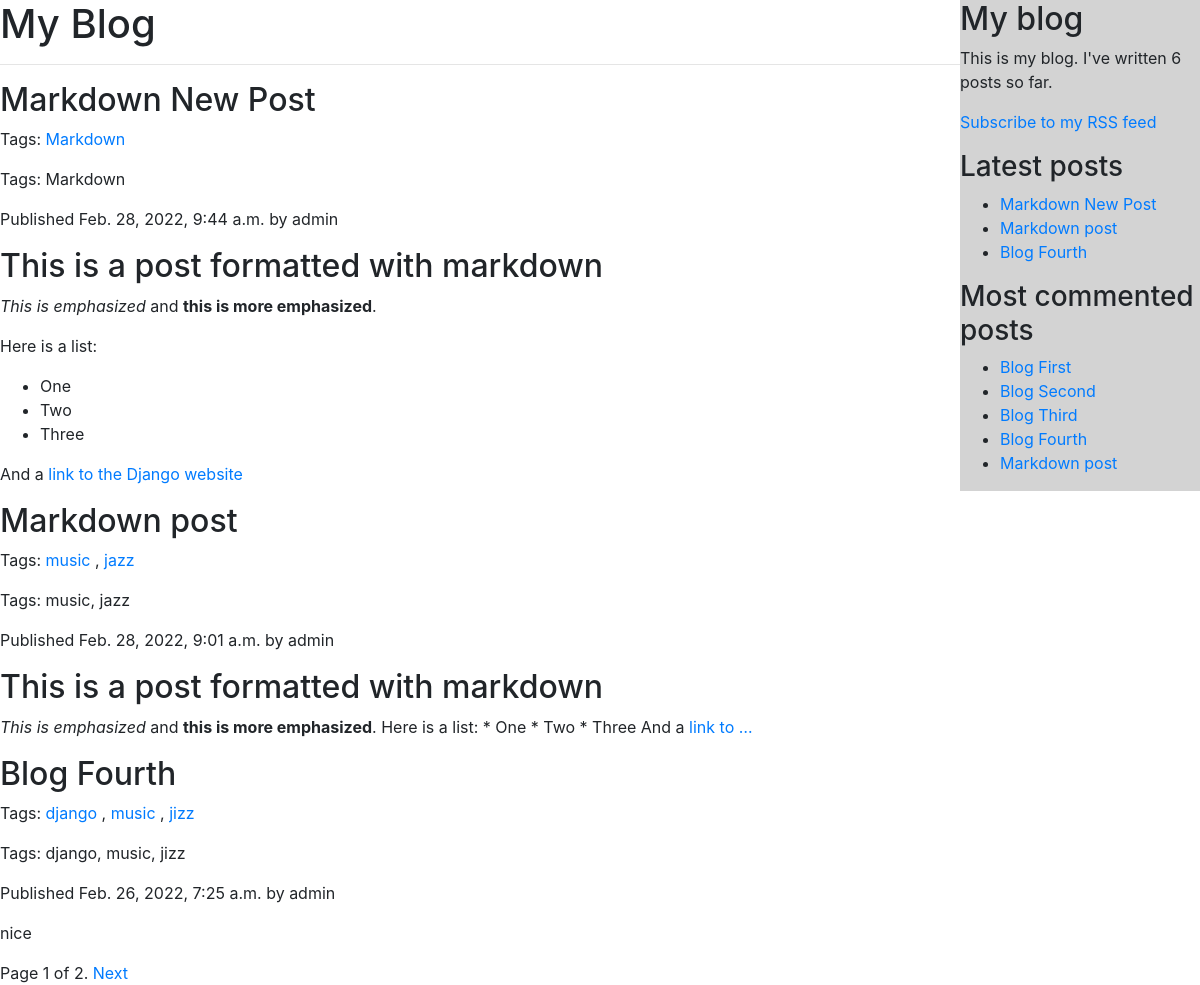
Screenshot of /blog/ with the database file from the repository.
### blog/models.py (models this page shows, shortened)
class Post(models.Model):
    STATUS_CHOICES = (
    ('draft', 'Draft'),
    ('published', 'Published'),
    )
    title = models.CharField(max_length=250)
    slug = models.SlugField(max_length=250,unique_for_date='publish')
    author = models.ForeignKey(User,on_delete = models.CASCADE,related_name='blog_posts')
    body = models.TextField()
    publish = models.DateTimeField(default=timezone.now)
    created = models.DateTimeField(auto_now_add=True)
    updated = models.DateTimeField(auto_now=True)
    status = models.CharField(max_length=10,choices=STATUS_CHOICES,default='draft')
    objects = models.Manager() # The default manager.
    published = PublishedManager() # Our custom manager.
    tags = TaggableManager()
    class Meta:
        ordering = ('-publish',)

### blog/views.py (the view)
# urls.py: path('',views.post_list,name='post_list'),
def post_list(request):
    object_list = Post.published.all()
    paginator = Paginator(object_list, 3) # 3 posts in each page
    page = request.GET.get('page')
    try:
        posts = paginator.page(page)
    except PageNotAnInteger:
        posts = paginator.page(1)
    except EmptyPage:
        posts = paginator.page(paginator.num_pages)
    return render(request,'blog/post/list_new.html',{'page': page,'posts': posts})

### blog/models.py (called while the page is built)
    def get_queryset(self):
        return super().get_queryset()

### blog/templatetags/blog_tags.py (called while the page is built)
@register.simple_tag
def total_posts():
    return Post.published.count()

@register.inclusion_tag('blog/post/latest_posts.html')
def show_latest_posts(count=5):
    latest_posts = Post.published.order_by('-publish')[:count]
    return {'latest_posts': latest_posts}

@register.simple_tag
def get_most_commented_posts(count=5):
    return Post.published.annotate(total_comments=Count('comments')).order_by('-total_comments')[:count]

@register.filter(name='markdown')
def markdown_format(text):
    return mark_safe(markdown.markdown(text))

### blog/templates/blog/post/list_new.html (shortened to what this page needs)
{% extends "blog/base.html" %}
{% load blog_tags %}
{% block content %}
<h1>My Blog</h1>
<hr border-top: 17px solid #bbb;>
{% for post in posts %}
<h2>
{{ post.title }}
</h2>
<p class="tags">
    Tags:
    {% for tag in post.tags.all %}
        <a href="{% url 'post_list_tagslug' tag.slug %}">
        {{ tag.name }}
        </a>
        {% if not forloop.last %}, {% endif %}
    {% endfor %}
 </p>
<p class="tags">Tags: {{ post.tags.all|join:", " }}</p>
<p class="date">
Published {{ post.publish }} by {{ post.author }}
</p>
{{ post.body|markdown|truncatewords_html:30 }}
{% endfor %}
{% include "blog/pagination.html" with page=posts %}
{% endblock %}

### blog/templates/blog/base.html (shortened to what this page needs)
{% load blog_tags %}
{% load static %}
<!DOCTYPE html>
<html>
<head>
<link href="{% static "css/blog.css" %}" rel="stylesheet">
<link rel="stylesheet" href="https://cdn.jsdelivr.net/npm/bootstrap@4.0.0/dist/css/bootstrap.min.css">
</head>
<body>
<div id="content" style="width: 80%; float:left;">
{% block content %}
{% endblock %}
</div>
<div id="sidebar" style="width: 20%; float:right; background-color:lightgray">
    <div>
    <h2>My blog</h2>
    <p>This is my blog. I've written {% total_posts %} posts so far.</p>
    <p><a href="{% url 'post_feed' %}">Subscribe to my RSS feed</a>
        </p>
    <h3>Latest posts</h3>
    {% show_latest_posts 3 %}
    </div>
    <div>
        <h3>Most commented posts</h3>
        {% get_most_commented_posts as most_commented_posts %}
        <ul>
        {% for post in most_commented_posts %}
        <li>
        <a href="">{{ post.title }}</a>
        </li>
        {% endfor %}
        </ul>
    </div>
</div>
</body>
</html>

### blog/templates/blog/post/latest_posts.html
<ul>
    {% for post in latest_posts %}
    <li>
        <a href="">
    {{ post.title }}
</a>
    </li>
    {% endfor %}
    </ul>

### rows the page displays
Post: title "Markdown New Post", tags.all "Markdown", publish "Feb. 28, 2022, 9:44 a.m.", author "admin", body "This is a post formatted with markdown This is emphasized and this is more emphasized . Here is a list: One Two Three And a link to the Django website"
Tag: name "Markdown"
Post: title "Markdown post", tags.all "music, jazz", publish "Feb. 28, 2022, 9:01 a.m.", author "admin", body "This is a post formatted with markdown This is emphasized and this is more emphasized . Here is a list: * One * Two * Three And a link to …"
Tag: name "music"
Tag: name "jazz"
Post: title "Blog Fourth", tags.all "django, music, jizz", publish "Feb. 26, 2022, 7:25 a.m.", author "admin", body "nice"
Tag: name "django"
Tag: name "jizz"
Post: title "Blog First"
Post: title "Blog Second"
Post: title "Blog Third"

### other values shown
{{ page.number }} "1"
{{ page.paginator.num_pages }} "2"
